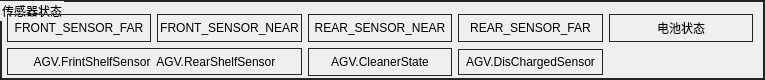
     <widget class="QGroupBox" name="groupBox_SensorStatus">
      <property name="geometry">
       <rect>
        <x>4</x>
        <y>524</y>
        <width>765</width>
        <height>80</height>
       </rect>
      </property>
      <property name="styleSheet">
       <string notr="true">QGroupBox {
  border: 1.5px solid rgb(36, 36, 36);
}
</string>
      </property>
      <property name="title">
       <string>传感器状态</string>
      </property>
      <widget class="QLabel" name="label_AGV_FrintShelfSensor_RearShelfSensor">
       <property name="geometry">
        <rect>
         <x>7</x>
         <y>48</y>
         <width>295</width>
         <height>27</height>
        </rect>
       </property>
       <property name="styleSheet">
        <string notr="true">border: 1px solid rgb(36, 36, 36);</string>
       </property>
       <property name="text">
        <string>AGV.FrintShelfSensor  AGV.RearShelfSensor</string>
       </property>
       <property name="alignment">
        <set>Qt::AlignCenter</set>
       </property>
      </widget>
      <widget class="QLabel" name="label_AGV_DisChargedSensor">
       <property name="geometry">
        <rect>
         <x>458</x>
         <y>49</y>
         <width>145</width>
         <height>26</height>
        </rect>
       </property>
       <property name="styleSheet">
        <string notr="true">border: 1px solid rgb(36, 36, 36);</string>
       </property>
       <property name="text">
        <string>AGV.DisChargedSensor</string>
       </property>
       <property name="alignment">
        <set>Qt::AlignCenter</set>
       </property>
      </widget>
      <widget class="QLabel" name="label_AGV_CleanerState">
       <property name="geometry">
        <rect>
         <x>308</x>
         <y>48</y>
         <width>144</width>
         <height>28</height>
        </rect>
       </property>
       <property name="styleSheet">
        <string notr="true">border: 1px solid rgb(36, 36, 36);</string>
       </property>
       <property name="text">
        <string>AGV.CleanerState</string>
       </property>
       <property name="alignment">
        <set>Qt::AlignCenter</set>
       </property>
      </widget>
      <widget class="QWidget" name="layoutWidget">
       <property name="geometry">
        <rect>
         <x>7</x>
         <y>14</y>
         <width>746</width>
         <height>28</height>
        </rect>
       </property>
       <layout class="QHBoxLayout" name="horizontalLayout_14">
        <item>
         <widget class="QLabel" name="label_FRONT_SENSOR_FAR">
          <property name="styleSheet">
           <string notr="true">border: 1px solid rgb(36, 36, 36);</string>
          </property>
          <property name="text">
           <string>FRONT_SENSOR_FAR</string>
          </property>
          <property name="alignment">
           <set>Qt::AlignCenter</set>
          </property>
         </widget>
        </item>
        <item>
         <widget class="QLabel" name="label_FRONT_SENSOR_NEAR">
          <property name="styleSheet">
           <string notr="true">border: 1px solid rgb(36, 36, 36);</string>
          </property>
          <property name="text">
           <string>FRONT_SENSOR_NEAR</string>
          </property>
          <property name="alignment">
           <set>Qt::AlignCenter</set>
          </property>
         </widget>
        </item>
        <item>
         <widget class="QLabel" name="label_REAR_SENSOR_NEAR">
          <property name="styleSheet">
           <string notr="true">border: 1px solid rgb(36, 36, 36);</string>
          </property>
          <property name="text">
           <string>REAR_SENSOR_NEAR</string>
          </property>
          <property name="alignment">
           <set>Qt::AlignCenter</set>
          </property>
         </widget>
        </item>
        <item>
         <widget class="QLabel" name="label_REAR_SENSOR_FAR">
          <property name="styleSheet">
           <string notr="true">border: 1px solid rgb(36, 36, 36);</string>
          </property>
          <property name="text">
           <string>REAR_SENSOR_FAR</string>
          </property>
          <property name="alignment">
           <set>Qt::AlignCenter</set>
          </property>
         </widget>
        </item>
        <item>
         <widget class="QLabel" name="label_AGV_PodSensor">
          <property name="styleSheet">
           <string notr="true">border: 1px solid rgb(36, 36, 36);</string>
          </property>
          <property name="text">
           <string>电池状态</string>
          </property>
          <property name="alignment">
           <set>Qt::AlignCenter</set>
          </property>
         </widget>
        </item>
       </layout>
      </widget>
     </widget>
